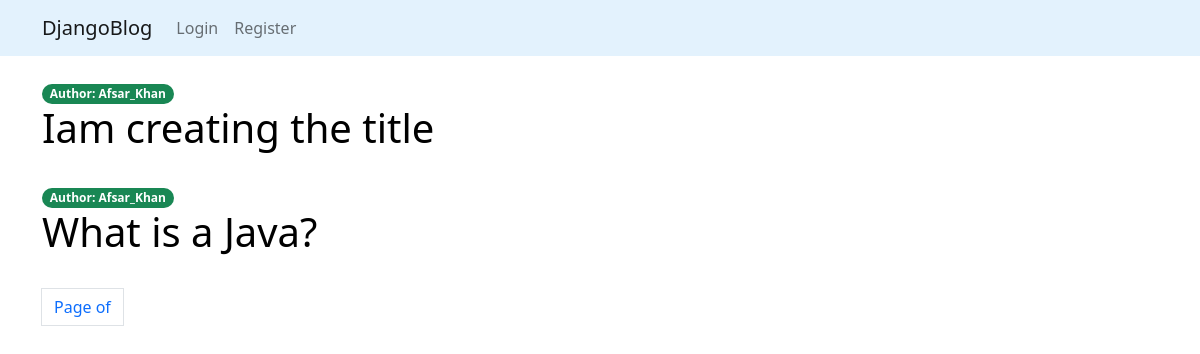
Before: / with the older database file.
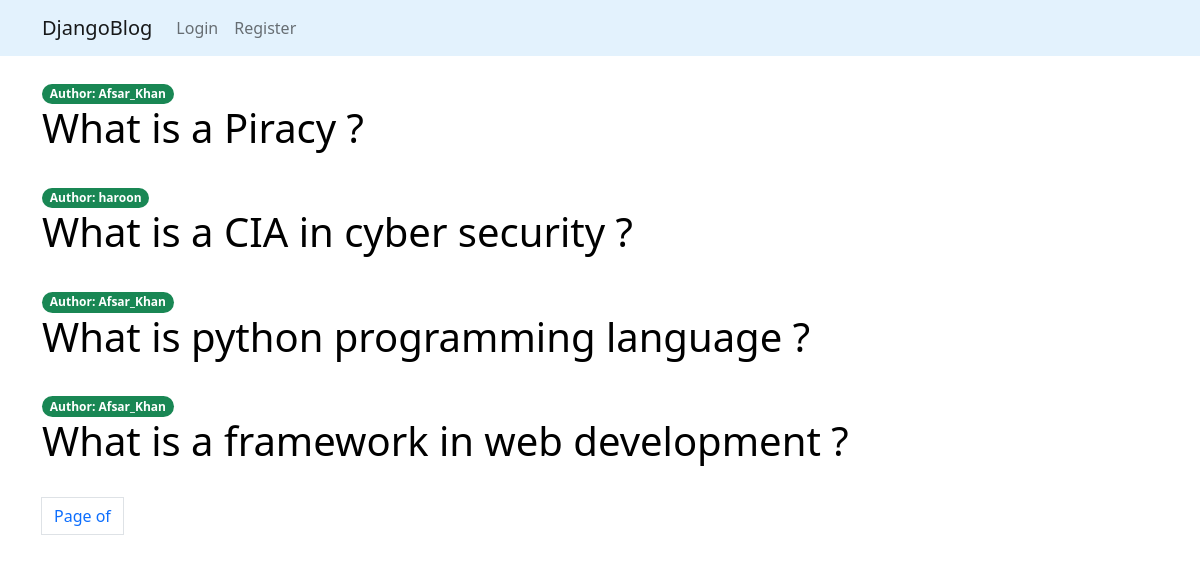
After: the same page with the newer database file.
### articles/models.py (models this page shows, shortened)
class Article(models.Model):
    title = models.CharField(max_length=200)
    description = models.TextField()
    slug = models.SlugField(max_length=100, unique=True)
    published = models.DateTimeField(auto_now_add=True)
    author = models.ForeignKey(User, on_delete=models.CASCADE)

### articles/views.py (the view)
# urls.py: path('', article_list, name='article_list'),
def article_list(request):
    article_list = Article.objects.all().order_by('-published')
    paginator = Paginator(article_list, 2)
    page = request.GET.get('page')
    try:
        articles = paginator.page(page)
    except PageNotAnInteger:
        articles = paginator.page(1)
    except EmptyPage:
        articles = paginator.page(paginator.num_pages)
    return render(request, 'articles.html', {'article_list': article_list, 'page':page})

### articles/templates/articles.html (shortened to what this page needs)
{% extends 'base.html' %}
{% block body %}
<div class="container mt-4">
{% for article in article_list %}
<span class="badge rounded-pill bg-success">Author: {{article.author}}</span>
<h1><a class="link-style" href="{% url 'article_details' article.slug %}">{{article.title}}</a></h1>
<br>
{% endfor %}
{% include 'account/pagination.html' with page=article_list %}
</div>
{% endblock %}

### articles/templates/base.html (shortened to what this page needs)
<!DOCTYPE html>
<html lang="en">
<head>
    <link href="https://cdn.jsdelivr.net/npm/bootstrap@5.1.3/dist/css/bootstrap.min.css" rel="stylesheet">
    {% include 'navbar.html' %}
</head>
<body>
    {% block body %}
    {% endblock %}
</body>
</html>

### articles/templates/navbar.html (shortened to what this page needs)
<nav class="navbar navbar-expand-lg navbar-light" style="background-color: #e3f2fd;">
    <div class="container">
        <a class="navbar-brand" href="{% url 'article_list' %}">DjangoBlog</a>
        <div class="collapse navbar-collapse" id="navbarNavDropdown">
            <ul class="navbar-nav">
                {% if request.user.is_authenticated %}
                <li class="nav-item mx-5">
                    <a class="nav-link disabled" href="#">Welcome, {{ request.user.username }}</a>
                </li>
                <li class="nav-item">
                    <a class="nav-link active" aria-current="page" href="{% url 'article_list' %}">Home</a>
                </li>
                <li class="nav-item">
                    <a class="nav-link" href="{% url 'article_form' %}">Add Article</a>
                </li>
                <li class="nav-item">
                    <form method="post" action="{% url 'logout' %}">
                        {% csrf_token %}
                        <button type="submit" class="nav-link btn btn-link" style="display: inline; padding: 0; margin: 0; border: none;">Logout</button>
                    </form>
                </li>
                <li class="nav-item dropdown">
                    <a class="nav-link dropdown-toggle" href="#" id="navbarDropdownMenuLink" role="button" data-bs-toggle="dropdown" aria-expanded="false">
                        Profile
                    </a>
                    <ul class="dropdown-menu" aria-labelledby="navbarDropdownMenuLink">
                        <li><a class="dropdown-item" href="{% url 'password-change' %}">Change Password</a></li>
                    </ul>
                </li>
                {% else %}
                <li class="nav-item">
                    <a class="nav-link" href="{% url 'login' %}">Login</a>
                </li>
                <li class="nav-item">
                    <a class="nav-link" href="{% url 'register' %}">Register</a>
                </li>
                {% endif %}
            </ul>
        </div>
    </div>
</nav>

### articles/templates/account/pagination.html (shortened to what this page needs)
<nav aria-label="page navigation example">
    <ul class="pagination">
        <li class="page-item">
            <a class="page-link">Page {{page.number}} of {{page.paginator.num_pages}}</a>
        </li>
    </ul>
</nav>

### articles/templates/articles.html (style rules this page uses)
.link-style { text-decoration: none; color: black; }

Changed rows visible on the page:
removed Article: author "Afsar_Khan", title "What is a Java?"
added Article: author "Afsar_Khan", title "What is a Piracy ?"
added Article: author "haroon", title "What is a CIA in cyber security ?"
added Article: author "Afsar_Khan", title "What is python programming language ?"
changed Article: title "Iam creating the title" → "What is a framework in web development ?"
